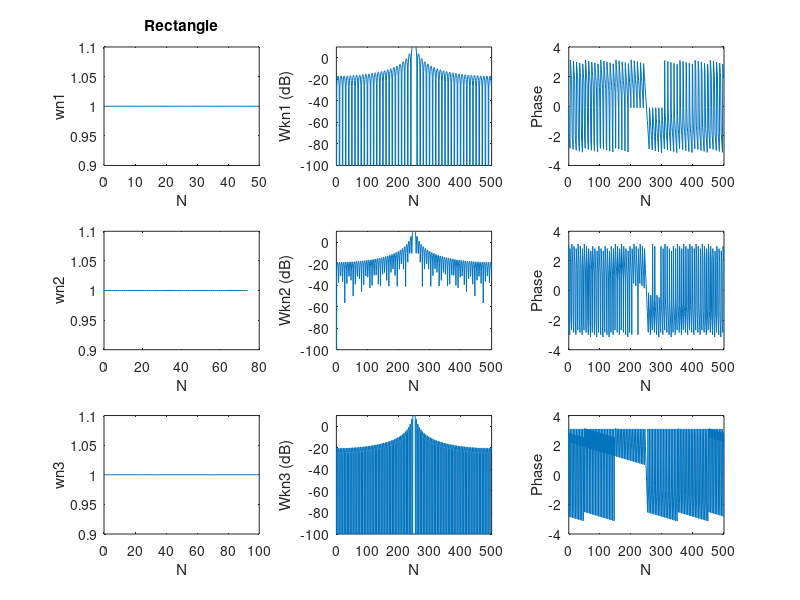
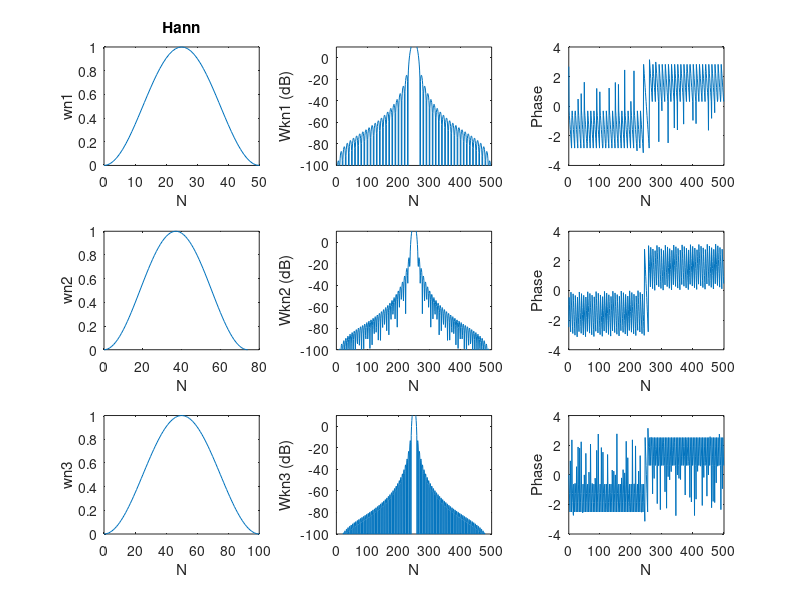
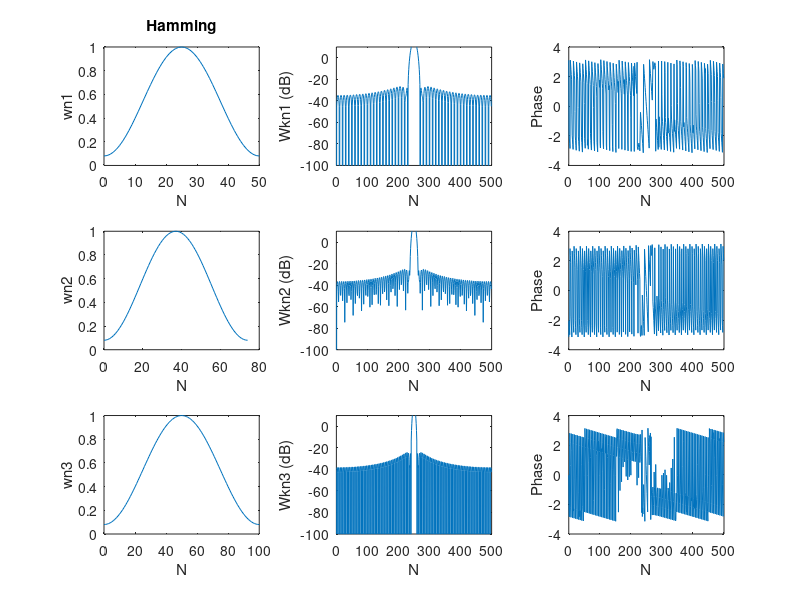
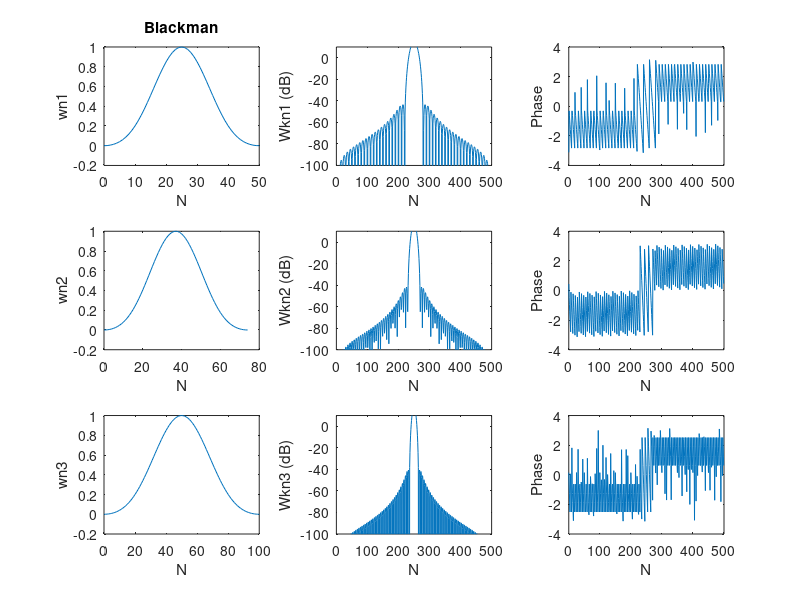

Reproduce these figures in MATLAB, in order.
N = 500;
n1 = 51;
n2 = 75;
n3 = 101;

wn1 = ones(n1, 1);
wn2 = ones(n2, 1);
wn3 = ones(n3, 1);

Wk1 = fft(wn1, N);
Wk2 = fft(wn2, N);
Wk3 = fft(wn3, N);

% shifting fft
Wks1 = fftshift(Wk1);
Wks2 = fftshift(Wk2);
Wks3 = fftshift(Wk3);


% Normalizing
Wkn1 = normalize(Wks1);
Wkn2 = normalize(Wks2);
Wkn3 = normalize(Wks3);
 
figure();
%w[n]..................
subplot(3,3,1);
plot(0:n1-1, wn1);
xlabel("N");
ylabel("wn1");
title("Rectangle");

subplot(3,3,4);
plot(0:n2-1, wn2);
xlabel("N");
ylabel("wn2");

subplot(3,3,7);
plot(0:n3-1, wn3);
xlabel("N");
ylabel("wn3");


%Maginitude plot for different N.......
subplot(3,3,2);
plot(0:N-1, mag2db(abs(Wkn1)));
ylim([-100 10]);
xlabel("N");
ylabel("Wkn1 (dB)");


subplot(3,3,5);
plot(0:N-1, mag2db(abs(Wkn2)));
ylim([-100 10]);
xlabel("N");
ylabel("Wkn2 (dB)");


subplot(3,3,8);
plot(0:N-1, mag2db(abs(Wkn3)));
ylim([-100 10]);
xlabel("N");
ylabel("Wkn3 (dB)");

%Phase plot....................
 
subplot(3,3,3);
plot(0:N-1, angle(Wkn1));
xlabel("N");
ylabel("Phase");
 
 
subplot(3,3,6);
plot(0:N-1, angle(Wkn2));
xlabel("N");
ylabel("Phase");
 
 
subplot(3,3,9);
plot(0:N-1, angle(Wkn3));
xlabel("N");
ylabel("Phase");
 
%-------------------------------------------------------
% "hann"

N = 500;
n1 = 51;
n2 = 75;
n3 = 101;

wn1 = hann(n1);
wn2 = hann(n2);
wn3 = hann(n3);

Wk1 = fft(wn1, N);
Wk2 = fft(wn2, N);
Wk3 = fft(wn3, N);

% shifting fft
Wks1 = fftshift(Wk1);
Wks2 = fftshift(Wk2);
Wks3 = fftshift(Wk3);


% Normalizing
Wkn1 = normalize(Wks1);
Wkn2 = normalize(Wks2);
Wkn3 = normalize(Wks3);

figure();
%w[n]..................
subplot(3,3,1);
plot(0:n1-1, wn1);
xlabel("N");
ylabel("wn1");
title("Hann");

subplot(3,3,4);
plot(0:n2-1, wn2);
xlabel("N");
ylabel("wn2");

subplot(3,3,7);
plot(0:n3-1, wn3);
xlabel("N");
ylabel("wn3");


%Maginitude plot for different N.......
subplot(3,3,2);
plot(0:N-1, mag2db(abs(Wkn1)));
ylim([-100 10]);
xlabel("N");
ylabel("Wkn1 (dB)");


subplot(3,3,5);
plot(0:N-1, mag2db(abs(Wkn2)));
ylim([-100 10]);
xlabel("N");
ylabel("Wkn2 (dB)");


subplot(3,3,8);
plot(0:N-1, mag2db(abs(Wkn3)));
ylim([-100 10]);
xlabel("N");
ylabel("Wkn3 (dB)");

%Phase plot....................
 
subplot(3,3,3);
plot(0:N-1, angle(Wkn1));
xlabel("N");
ylabel("Phase");
 
 
subplot(3,3,6);
plot(0:N-1, angle(Wkn2));
xlabel("N");
ylabel("Phase");
 
 
subplot(3,3,9);
plot(0:N-1, angle(Wkn3));
xlabel("N");
ylabel("Phase");
 
%--------------------------------------------------------
%Hamming window
N = 500;
n1 = 51;
n2 = 75;
n3 = 101;

wn1 = hamming(n1);
wn2 = hamming(n2);
wn3 = hamming(n3);

Wk1 = fft(wn1, N);
Wk2 = fft(wn2, N);
Wk3 = fft(wn3, N);

% shifting fft
Wks1 = fftshift(Wk1);
Wks2 = fftshift(Wk2);
Wks3 = fftshift(Wk3);


% Normalizing
Wkn1 = normalize(Wks1);
Wkn2 = normalize(Wks2);
Wkn3 = normalize(Wks3);



figure();
%w[n]..................
subplot(3,3,1);
plot(0:n1-1, wn1);
xlabel("N");
ylabel("wn1");
title("Hamming");

subplot(3,3,4);
plot(0:n2-1, wn2);
xlabel("N");
ylabel("wn2");

subplot(3,3,7);
plot(0:n3-1, wn3);
xlabel("N");
ylabel("wn3");


%Maginitude plot for different N.......
subplot(3,3,2);
plot(0:N-1, mag2db(abs(Wkn1)));
ylim([-100 10]);
xlabel("N");
ylabel("Wkn1 (dB)");


subplot(3,3,5);
plot(0:N-1, mag2db(abs(Wkn2)));
ylim([-100 10]);
xlabel("N");
ylabel("Wkn2 (dB)");


subplot(3,3,8);
plot(0:N-1, mag2db(abs(Wkn3)));
ylim([-100 10]);
xlabel("N");
ylabel("Wkn3 (dB)");

%Phase plot....................
 
subplot(3,3,3);
plot(0:N-1, angle(Wkn1));
xlabel("N");
ylabel("Phase");
 
 
subplot(3,3,6);
plot(0:N-1, angle(Wkn2));
xlabel("N");
ylabel("Phase");
 
 
subplot(3,3,9);
plot(0:N-1, angle(Wkn3));
xlabel("N");
ylabel("Phase");
 
%----------------------------------------

%Blackman Window

wn1 = blackman(n1);
wn2 = blackman(n2);
wn3 = blackman(n3);

Wk1 = fft(wn1, N);
Wk2 = fft(wn2, N);
Wk3 = fft(wn3, N);

% shifting fft
Wks1 = fftshift(Wk1);
Wks2 = fftshift(Wk2);
Wks3 = fftshift(Wk3);


% Normalizing
Wkn1 = normalize(Wks1);
Wkn2 = normalize(Wks2);
Wkn3 = normalize(Wks3);



figure();
%w[n]..................
subplot(3,3,1);
plot(0:n1-1, wn1);
xlabel("N");
ylabel("wn1");
title("Blackman");

subplot(3,3,4);
plot(0:n2-1, wn2);
xlabel("N");
ylabel("wn2");

subplot(3,3,7);
plot(0:n3-1, wn3);
xlabel("N");
ylabel("wn3");


%Maginitude plot for different N.......
subplot(3,3,2);
plot(0:N-1, mag2db(abs(Wkn1)));
ylim([-100 10]);
xlabel("N");
ylabel("Wkn1 (dB)");


subplot(3,3,5);
plot(0:N-1, mag2db(abs(Wkn2)));
ylim([-100 10]);
xlabel("N");
ylabel("Wkn2 (dB)");


subplot(3,3,8);
plot(0:N-1, mag2db(abs(Wkn3)));
ylim([-100 10]);
xlabel("N");
ylabel("Wkn3 (dB)");

%Phase plot....................
 
subplot(3,3,3);
plot(0:N-1, angle(Wkn1));
xlabel("N");
ylabel("Phase");
 
 
subplot(3,3,6);
plot(0:N-1, angle(Wkn2));
xlabel("N");
ylabel("Phase");
 
 
subplot(3,3,9);
plot(0:N-1, angle(Wkn3));
xlabel("N");
ylabel("Phase");

%------------------------------------------------
%Bartlett


wn1 = bartlett(n1);
wn2 = bartlett(n2);
wn3 = bartlett(n3);

Wk1 = fft(wn1, N);
Wk2 = fft(wn2, N);
Wk3 = fft(wn3, N);

% shifting fft
Wks1 = fftshift(Wk1);
Wks2 = fftshift(Wk2);
Wks3 = fftshift(Wk3);


% Normalizing
Wkn1 = normalize(Wks1);
Wkn2 = normalize(Wks2);
Wkn3 = normalize(Wks3);



figure();
%w[n]..................
subplot(3,3,1);
plot(0:n1-1, wn1);
xlabel("N");
ylabel("wn1");
title("Bartlett");

subplot(3,3,4);
plot(0:n2-1, wn2);
xlabel("N");
ylabel("wn2");

subplot(3,3,7);
plot(0:n3-1, wn3);
xlabel("N");
ylabel("wn3");


%Maginitude plot for different N.......
subplot(3,3,2);
plot(0:N-1, mag2db(abs(Wkn1)));
ylim([-100 10]);
xlabel("N");
ylabel("Wkn1 (dB)");


subplot(3,3,5);
plot(0:N-1, mag2db(abs(Wkn2)));
ylim([-100 10]);
xlabel("N");
ylabel("Wkn2 (dB)");


subplot(3,3,8);
plot(0:N-1, mag2db(abs(Wkn3)));
ylim([-100 10]);
xlabel("N");
ylabel("Wkn3 (dB)");

%Phase plot....................
 
subplot(3,3,3);
plot(0:N-1, angle(Wkn1));
xlabel("N");
ylabel("Phase");
 
 
subplot(3,3,6);
plot(0:N-1, angle(Wkn2));
xlabel("N");
ylabel("Phase");
 
 
subplot(3,3,9);
plot(0:N-1, angle(Wkn3));
xlabel("N");
ylabel("Phase");
 

